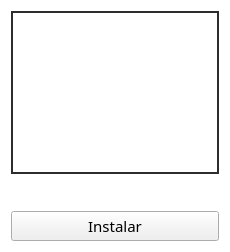
<?xml version="1.0" encoding="UTF-8"?>
<ui version="4.0">
 <class>Frame</class>
 <widget class="QFrame" name="Frame">
  <property name="geometry">
   <rect>
    <x>0</x>
    <y>0</y>
    <width>230</width>
    <height>252</height>
   </rect>
  </property>
  <property name="minimumSize">
   <size>
    <width>226</width>
    <height>249</height>
   </size>
  </property>
  <property name="maximumSize">
   <size>
    <width>230</width>
    <height>16777215</height>
   </size>
  </property>
  <property name="windowTitle">
   <string>Card</string>
  </property>
  <property name="styleSheet">
   <string notr="true">#Frame{
    background-color: transparent;
    color: #b5c5d1;
}
QToolTip {
    border: 2px solid #419fd9;
    border-radius: 4px;
    padding: 2px;
    font-size: 12px;
    background-color: transparent;
}</string>
  </property>
  <layout class="QVBoxLayout" name="verticalLayout">
   <item>
    <widget class="QLabel" name="image_app">
     <property name="styleSheet">
      <string notr="true">#image_app{
  border: 2px solid  rgb(45, 45, 45);
}</string>
     </property>
     <property name="text">
      <string/>
     </property>
     <property name="scaledContents">
      <bool>true</bool>
     </property>
     <property name="alignment">
      <set>Qt::AlignCenter</set>
     </property>
    </widget>
   </item>
   <item>
    <widget class="QLabel" name="lbl_name_app">
     <property name="minimumSize">
      <size>
       <width>0</width>
       <height>25</height>
      </size>
     </property>
     <property name="maximumSize">
      <size>
       <width>16777215</width>
       <height>23</height>
      </size>
     </property>
     <property name="styleSheet">
      <string notr="true">background-color: transparent;</string>
     </property>
     <property name="text">
      <string/>
     </property>
     <property name="scaledContents">
      <bool>false</bool>
     </property>
     <property name="alignment">
      <set>Qt::AlignCenter</set>
     </property>
     <property name="wordWrap">
      <bool>true</bool>
     </property>
    </widget>
   </item>
   <item>
    <widget class="QPushButton" name="btn_select_app">
     <property name="font">
      <font>
       <family>Segoe UI Semibold</family>
       <pointsize>11</pointsize>
       <italic>false</italic>
      </font>
     </property>
     <property name="cursor">
      <cursorShape>PointingHandCursor</cursorShape>
     </property>
     <property name="styleSheet">
      <string notr="true"/>
     </property>
     <property name="text">
      <string>Instalar</string>
     </property>
    </widget>
   </item>
  </layout>
 </widget>
 <resources/>
 <connections/>
</ui>
